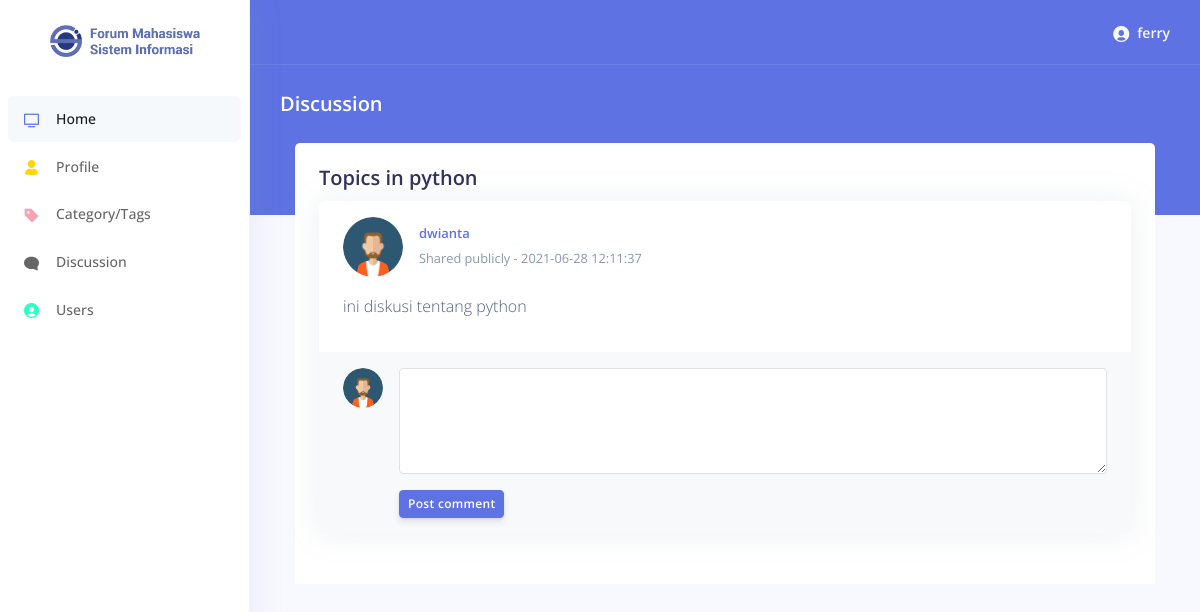
Screenshot of /examples/topic.php?id=6 (signed in) with the database file from the repository.
### tables this page shows
CREATE TABLE `topics` (
  `topic_id` int(8) NOT NULL,
  `topic_subject` varchar(255) NOT NULL,
  `topic_date` datetime NOT NULL,
  `topic_cat` int(8) NOT NULL,
  `topic_by` int(8) NOT NULL
);

CREATE TABLE `posts` (
  `post_id` int(8) NOT NULL,
  `post_content` text NOT NULL,
  `post_date` datetime NOT NULL,
  `post_topic` int(8) NOT NULL,
  `post_by` int(8) NOT NULL
);

CREATE TABLE `users` (
  `id` int(11) NOT NULL,
  `name` varchar(40) NOT NULL,
  `college` varchar(40) NOT NULL,
  `email` varchar(40) NOT NULL,
  `password` varchar(40) NOT NULL,
  `user_level` int(8) NOT NULL
);

### examples/topic.php (the view, shortened to what this page needs)
<?php
include "koneksi.php";
?>
<?php include("../includes/header.php") ?>
<body>
  <?php include("../includes/navbar.php") ?>
  <div class="main-content" id="panel">
    <?php include("../includes/top_nav.php") ?>
    <div class="header bg-primary pb-6">
      <div class="container-fluid">
        <div class="header-body">
          <div class="row align-items-center py-4">
            <div class="col-lg-6 col-7">
              <h6 class="h2 text-white d-inline-block mb-0">Discussion</h6>
            </div>
          </div>
        </div>
      </div>
    </div>
    <div class="container-fluid mt--6">
      <div class="row- d-flex justify-content-center">
        <div class="col">
          <div class="card-header border-0">
            <?php
            $sql = "SELECT
                        topic_id,
                        topic_subject
                      FROM
                          topics
                      WHERE
                          topic_id = " . mysqli_real_escape_string($connect, $_GET['id']);
            $result = mysqli_query($connect, $sql);
            if (!$result) {
              echo 'The Topics could not be displayed, please try again later.' . mysqli_error($connect);
            } else {
              if (mysqli_num_rows($result) == 0) {
                echo 'This Topic does not exist.';
              } else {
                while ($row = mysqli_fetch_assoc($result)) {
                  echo '<h2>Topics in ' . $row['topic_subject'] . '</h2>';
                }
                $sql = "SELECT
                posts.post_topic,
                posts.post_content,
                posts.post_date,
                posts.post_by,
                users.id,
                users.name
            FROM
                posts
            LEFT JOIN
                users
            ON
                posts.post_by = users.id
            WHERE
                posts.post_topic = " . mysqli_real_escape_string($connect, $_GET['id']);
                $result = mysqli_query($connect, $sql);
              }
            }
            ?>
            <div class="card">
              <?php if (mysqli_num_rows($result) > 0) : ?>
              <?php while ($row = mysqli_fetch_assoc($result)) : ?>
              <div class="card-body mt--2 mb--4">
                <div class="d-flex flex-start align-items-center">
                  <img class="rounded-circle shadow-1-strong me-3" src="../assets/img/theme/profile_photo.png"
                    alt="avatar" width="60" height="60" />
                  <div class="ml-3">
                    <h5 class="fw-bold text-primary mb-1"><?= $row["name"] ?></h5>
                    <p class="text-muted small mb-0">
                      Shared publicly - <?= $row["post_date"] ?>
                    </p>
                  </div>
                </div>
                <p class="mt-3 mb-4 pb-2">
                  <?= $row["post_content"] ?>
                </p>
              </div>
              <?php endwhile; ?>
              <?php endif; ?>
              <div class="card-footer py-3 border-0" style="background-color: #f8f9fa;">
                <div class="d-flex flex-start w-100">
                  <img class="rounded-circle shadow-1-strong me-3" src="../assets/img/theme/profile_photo.png"
                    alt="avatar" width="40" height="40" />
                  <form method="post" action="reply.php?id=<?php echo $_GET['id'] ?>" class="form-outline w-100 ml-3">
                    <textarea class="form-control" name="reply-content" id="textAreaExample" rows="4"
                      style="background: #fff;"></textarea>
                    <button type="submit" class="btn btn-primary btn-sm mt-3">Post comment</button>
                  </form>
                </div>
              </div>
            </div>
          </div>
        </div>
      </div>
    </div>
  </div>
</body>
</html>

### rows the page displays
topics: topic_subject "python"
posts: post_by.name "dwianta", post_date "2021-06-28 12:11:37", post_content "ini diskusi tentang python"

### other values shown
$name "ferry"
